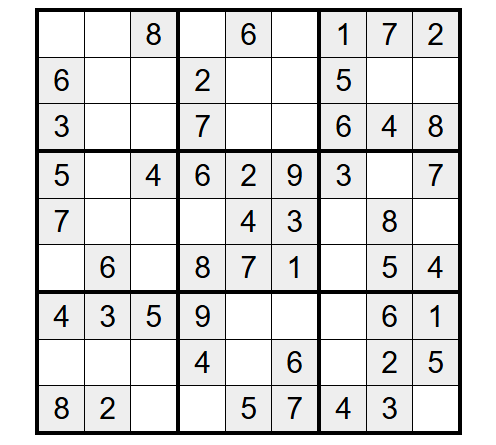
#> input picture uploaded.jpg, 496 x 445 px
$ python -i extract_sudoku_grid.py   (imports and definitions only)
#> lines starting #> are read from the running program, lines starting #| are printed output that depends on the picture; after the words box and inside, x2 and y2 are one past the last pixel; in counts of white or black regions, pixels touching at a corner belong together
import cv2
import pytesseract
import numpy as np

pytesseract.pytesseract.tesseract_cmd = r"C:\Program Files\Tesseract-OCR\tesseract.exe"

def extract_sudoku_grid(image_path):
#> called with image_path = 'uploaded.jpg'
    img = cv2.imread(image_path, cv2.IMREAD_GRAYSCALE)
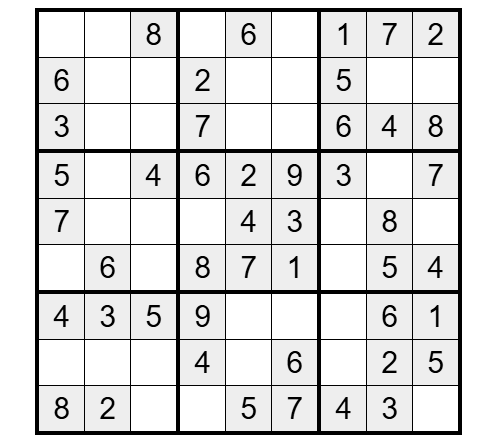
#> img: shape (445, 496); min 0, max 255, mean 221

    if img is None:
        return None

    # Preprocessing: Noise reduction & thresholding
    img = cv2.GaussianBlur(img, (5, 5), 0)
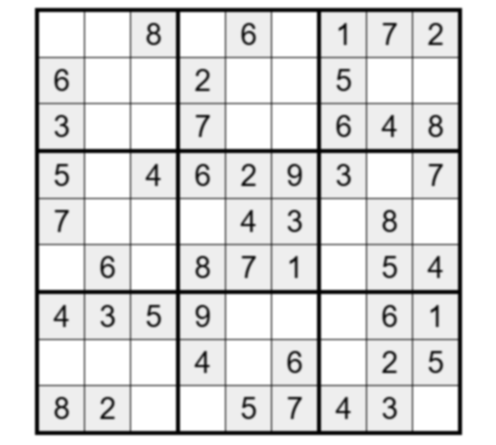
#> img: shape (445, 496); min 1, max 255, mean 221
    img = cv2.adaptiveThreshold(img, 255, cv2.ADAPTIVE_THRESH_GAUSSIAN_C, cv2.THRESH_BINARY_INV, 11, 2)
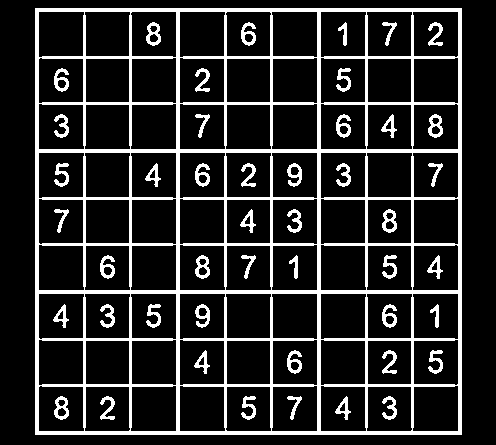
#> img: shape (445, 496); 15.8% white; 47 white regions, largest, box (x1, y1, x2, y2) and area: (35, 8, 462, 435) 27463, (146, 22, 161, 46) 191, (428, 114, 443, 138) 191

    # Find contours to detect grid
    contours, _ = cv2.findContours(img, cv2.RETR_EXTERNAL, cv2.CHAIN_APPROX_SIMPLE)
#> contours = [[[35, 8], [35, 434], [461, 434], [461, 8]]]
    if len(contours) < 81:
        return None  # Ensure at least 81 cells are detected

    # OCR with digit extraction
    sudoku_text = pytesseract.image_to_string(img, config='--psm 6 outputbase digits')

    # Convert OCR output into a 9x9 grid
    lines = [line.strip() for line in sudoku_text.split("\n") if line.strip()]
    grid = []

    for line in lines:
        row = [int(char) if char.isdigit() else 0 for char in line]

        # Ensure row has exactly 9 elements
        while len(row) < 9:
            row.append(0)
        while len(row) > 9:
            row = row[:9]

        grid.append(row)

    # Ensure grid has exactly 9 rows
    while len(grid) < 9:
        grid.append([0] * 9)
    grid = grid[:9]

    return grid if len(grid) == 9 else None

>>> result = extract_sudoku_grid('uploaded.jpg')
